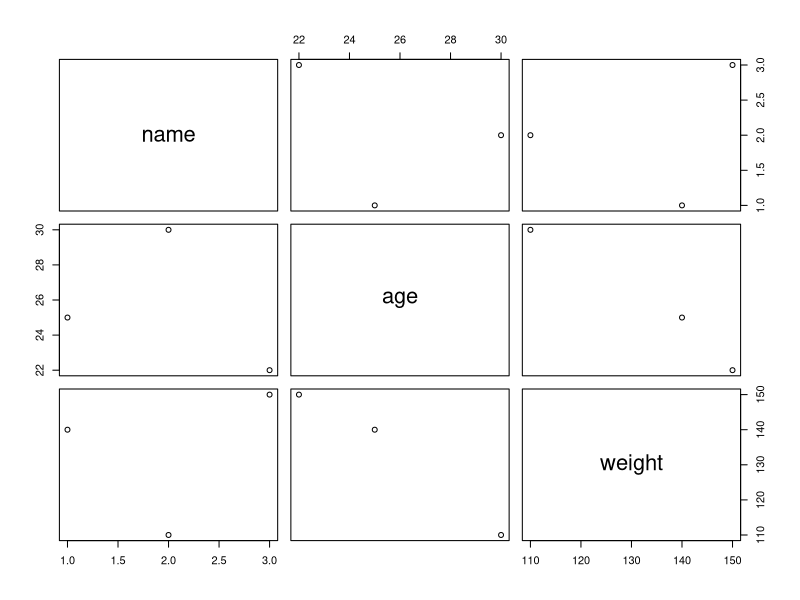

The R source for this figure:
my_data <- data.frame(
  name = c("Jay", "Khushali", "Yash"),
  age = c(25, 30, 22),
  weight = c(140, 110, 150)
)
print(my_data)
summary(my_data)
plot(my_data)


my_data_s3 <- structure(my_data, class = "PersonDataS3")
my_data_s3
print.PersonData <- function(x) {
cat(" S3 object for personal data:")
cat( " Name:", x$name, "\n")
cat( " Age:",x$age, "\n")
cat( " Weight:",x$weight, "\n")
}
print(my_data_s3)

setClass("PersonDataS4",
slots = list(name = "character", age = "numeric", weight = "numeric"))

my_data_s4 <- new("PersonDataS4",
name = c("Jay", "Khushali", "Yash"),
age = c(25, 30, 22),
weight = c(140, 110, 150))

print(my_data_s4)

isS4(my_data_s4)


typeof(my_data_s3)
typeof(my_data_s4)





